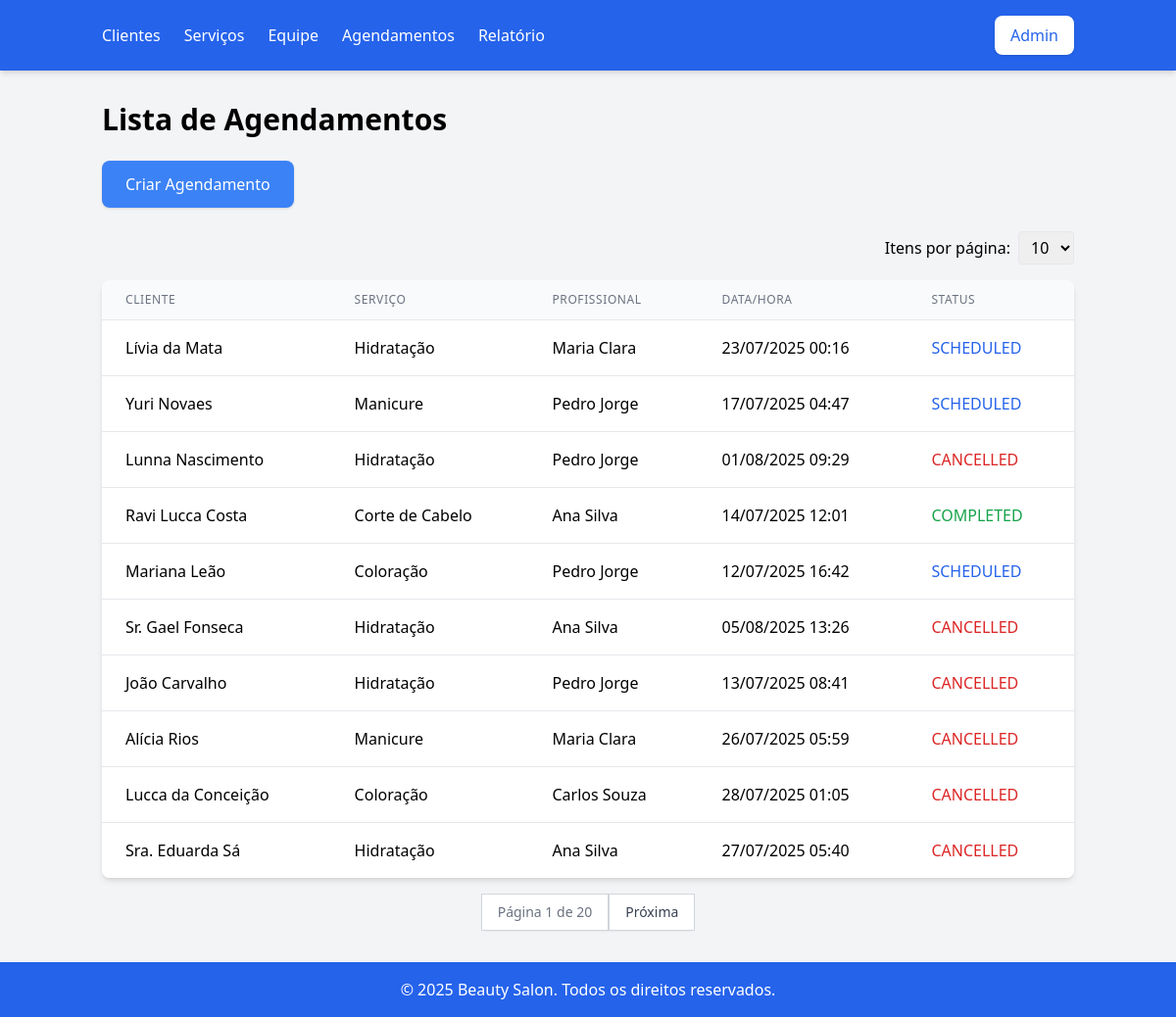
Page /salon/appointments/ on the committed database.
### salon/models.py (models this page shows, shortened)
class Appointment(models.Model):
    STATUS_CHOICES = [
        ('SCHEDULED', 'Scheduled'),
        ('COMPLETED', 'Completed'),
        ('CANCELLED', 'Cancelled'),
    ]
    client = models.ForeignKey(Client, on_delete=models.CASCADE)
    service = models.ForeignKey(Service, on_delete=models.CASCADE)
    team_member = models.ForeignKey(TeamMember, on_delete=models.CASCADE)
    appointment_time = models.DateTimeField()
    status = models.CharField(max_length=20, choices=STATUS_CHOICES, default='SCHEDULED')
    class Meta:
        indexes = [
            models.Index(fields=['appointment_time']),
            models.Index(fields=['status']),
        ]

class Client(models.Model):
    name = models.CharField(max_length=100)
    email = models.EmailField(unique=True)
    phone = models.CharField(max_length=15, blank=True)
    def __str__(self):
        return self.name
    class Meta:
        indexes = [
            models.Index(fields=['email']),
        ]

class Service(models.Model):
    name = models.CharField(max_length=100)
    duration = models.DurationField()  # e.g., '01:00:00' for 1 hour
    price = models.DecimalField(max_digits=10, decimal_places=2)
    def __str__(self):
        return self.name

class TeamMember(models.Model):
    name = models.CharField(max_length=100)
    specialty = models.CharField(max_length=100, blank=True)
    def __str__(self):
        return self.name

### salon/views.py (the view)
# urls.py: path('appointments/', views.appointment_list, name='appointment_list'),
def appointment_list(request):
    appointments = Appointment.objects.select_related('client', 'service', 'team_member').all()
    page_obj, page_size = paginate_queryset(request, appointments)
    return render(request, 'appointment_list.html', {'page_obj': page_obj, 'page_size': page_size})

### salon/views.py (called while the page is built)
def paginate_queryset(request, queryset, default_page_size=10):
    page_size = request.GET.get('page_size', default_page_size)
    try:
        page_size = int(page_size)
    except ValueError:
        page_size = default_page_size
    if page_size not in [10, 20, 50]:
        page_size = default_page_size
    paginator = Paginator(queryset, page_size)
    page_number = request.GET.get('page')
    page_obj = paginator.get_page(page_number)
    return page_obj, page_size

### salon/templates/appointment_list.html (shortened to what this page needs)
{% extends 'base.html' %}
{% block content %}
<h1 class="text-3xl font-bold mb-6 text-center md:text-left">Lista de Agendamentos</h1>
<a href="{% url 'appointment_create' %}" class="inline-block bg-blue-500 text-white px-6 py-3 rounded-lg shadow hover:bg-blue-600 mb-6">Criar Agendamento</a>
<div class="flex justify-end mb-4">
    <form method="get" class="flex items-center">
        <label for="page_size" class="mr-2">Itens por página:</label>
        <select name="page_size" id="page_size" class="px-2 py-1 border rounded" onchange="this.form.submit()">
            <option value="10" {% if page_size == 10 %}selected{% endif %}>10</option>
        </select>
    </form>
</div>
<div class="bg-white shadow-md rounded-lg overflow-hidden">
    <table class="min-w-full divide-y divide-gray-200">
        <thead class="bg-gray-50">
            <tr>
                <th class="px-6 py-3 text-left text-xs font-medium text-gray-500 uppercase tracking-wider">Cliente</th>
                <th class="px-6 py-3 text-left text-xs font-medium text-gray-500 uppercase tracking-wider">Serviço</th>
                <th class="px-6 py-3 text-left text-xs font-medium text-gray-500 uppercase tracking-wider">Profissional</th>
                <th class="px-6 py-3 text-left text-xs font-medium text-gray-500 uppercase tracking-wider">Data/Hora</th>
                <th class="px-6 py-3 text-left text-xs font-medium text-gray-500 uppercase tracking-wider">Status</th>
            </tr>
        </thead>
        <tbody class="bg-white divide-y divide-gray-200">
            {% for appointment in page_obj %}
                <tr>
                    <td class="px-6 py-4 whitespace-nowrap">{{ appointment.client }}</td>
                    <td class="px-6 py-4 whitespace-nowrap">{{ appointment.service }}</td>
                    <td class="px-6 py-4 whitespace-nowrap">{{ appointment.team_member }}</td>
                    <td class="px-6 py-4 whitespace-nowrap">{{ appointment.appointment_time|date:"d/m/Y H:i" }}</td>
                    <td class="px-6 py-4 whitespace-nowrap">
                        <span class="{% if appointment.status == 'COMPLETED' %}text-green-600{% elif appointment.status == 'CANCELLED' %}text-red-600{% else %}text-blue-600{% endif %}">
                            {{ appointment.status }}
                        </span>
                    </td>
                </tr>
            {% empty %}
                <tr>
                    <td colspan="5" class="px-6 py-4 text-center text-gray-500">Nenhum agendamento encontrado.</td>
                </tr>
            {% endfor %}
        </tbody>
    </table>
</div>
<div class="mt-4 flex justify-center">
    <div class="inline-flex rounded-md shadow-sm">
        <span class="px-4 py-2 bg-white border border-gray-300 text-sm font-medium text-gray-500">Página {{ page_obj.number }} de {{ page_obj.paginator.num_pages }}</span>
        {% if page_obj.has_next %}
            <a href="?page={{ page_obj.next_page_number }}{% if page_size %}&page_size={{ page_size }}{% endif %}" class="px-4 py-2 bg-white border border-gray-300 text-sm font-medium text-gray-700 hover:bg-gray-50">Próxima</a>
        {% endif %}
    </div>
</div>
{% endblock %}

### rows in the picture
Appointment: client "Lívia da Mata", service "Hidratação", team_member "Maria Clara", appointment_time "23/07/2025 00:16", status "SCHEDULED"
Appointment: client "Yuri Novaes", service "Manicure", team_member "Pedro Jorge", appointment_time "17/07/2025 04:47", status "SCHEDULED"
Appointment: client "Lunna Nascimento", service "Hidratação", team_member "Pedro Jorge", appointment_time "01/08/2025 09:29", status "CANCELLED"
Appointment: client "Ravi Lucca Costa", service "Corte de Cabelo", team_member "Ana Silva", appointment_time "14/07/2025 12:01", status "COMPLETED"
Appointment: client "Mariana Leão", service "Coloração", team_member "Pedro Jorge", appointment_time "12/07/2025 16:42", status "SCHEDULED"
Appointment: client "Sr. Gael Fonseca", service "Hidratação", team_member "Ana Silva", appointment_time "05/08/2025 13:26", status "CANCELLED"
Appointment: client "João Carvalho", service "Hidratação", team_member "Pedro Jorge", appointment_time "13/07/2025 08:41", status "CANCELLED"
Appointment: client "Alícia Rios", service "Manicure", team_member "Maria Clara", appointment_time "26/07/2025 05:59", status "CANCELLED"
Appointment: client "Lucca da Conceição", service "Coloração", team_member "Carlos Souza", appointment_time "28/07/2025 01:05", status "CANCELLED"
Appointment: client "Sra. Eduarda Sá", service "Hidratação", team_member "Ana Silva", appointment_time "27/07/2025 05:40", status "CANCELLED"

### other values in the picture
{{ page_obj.number }} "1"
{{ page_obj.paginator.num_pages }} "20"
